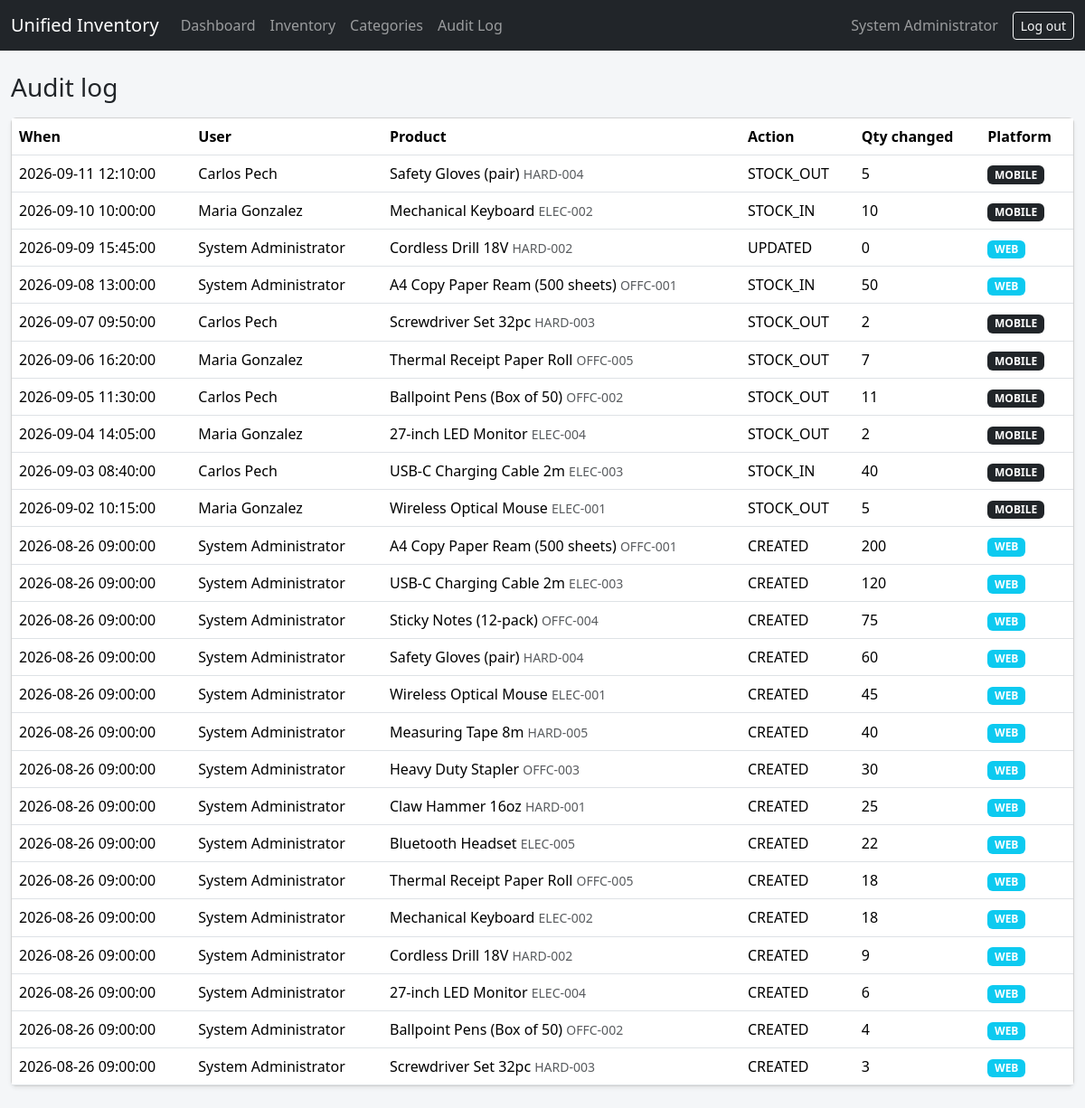
/php/logs.php (signed in), run on the app's committed database.
### tables this page shows
CREATE TABLE `stock_logs` (
  `id`               INT UNSIGNED NOT NULL AUTO_INCREMENT,
  `product_id`       INT UNSIGNED NOT NULL,
  `user_id`          INT UNSIGNED NOT NULL,
  `action_type`      ENUM('CREATED','STOCK_IN','STOCK_OUT','UPDATED','DELETED') NOT NULL,
  `quantity_changed` INT NOT NULL DEFAULT 0,
  `platform`         ENUM('WEB','MOBILE') NOT NULL,
  `created_at`       TIMESTAMP NOT NULL DEFAULT CURRENT_TIMESTAMP,
  PRIMARY KEY (`id`),
  KEY `idx_logs_product` (`product_id`),
  KEY `idx_logs_user` (`user_id`),
  KEY `idx_logs_created` (`created_at`),
  CONSTRAINT `fk_logs_product`
    FOREIGN KEY (`product_id`) REFERENCES `products` (`id`)
    ON DELETE CASCADE ON UPDATE CASCADE,
  CONSTRAINT `fk_logs_user`
    FOREIGN KEY (`user_id`) REFERENCES `users` (`id`)
    ON DELETE RESTRICT ON UPDATE CASCADE
);

CREATE TABLE `users` (
  `id`            INT UNSIGNED NOT NULL AUTO_INCREMENT,
  `full_name`     VARCHAR(100) NOT NULL,
  `email`         VARCHAR(150) NOT NULL,
  `password_hash` VARCHAR(255) NOT NULL COMMENT 'Created with PHP password_hash()',
  `role`          ENUM('admin','staff') NOT NULL DEFAULT 'staff',
  `created_at`    TIMESTAMP NOT NULL DEFAULT CURRENT_TIMESTAMP,
  PRIMARY KEY (`id`),
  UNIQUE KEY `uq_users_email` (`email`),
  KEY `idx_users_role` (`role`)
);

CREATE TABLE `products` (
  `id`                  INT UNSIGNED NOT NULL AUTO_INCREMENT,
  `category_id`         INT UNSIGNED NOT NULL,
  `sku`                 VARCHAR(50)  NOT NULL,
  `name`                VARCHAR(150) NOT NULL,
  `description`         TEXT NULL,
  `unit_price`          DECIMAL(10,2) NOT NULL DEFAULT 0.00,
  `quantity`            INT NOT NULL DEFAULT 0,
  `min_stock_threshold` INT NOT NULL DEFAULT 5 COMMENT 'Low-stock alert when quantity < this value',
  `image_path`          VARCHAR(255) NULL COMMENT 'Relative path e.g. uploads/products/item_101.jpg',
  `updated_at`          TIMESTAMP NOT NULL DEFAULT CURRENT_TIMESTAMP ON UPDATE CURRENT_TIMESTAMP,
  PRIMARY KEY (`id`),
  UNIQUE KEY `uq_products_sku` (`sku`),
  KEY `idx_products_category` (`category_id`),
  KEY `idx_products_name` (`name`),
  KEY `idx_products_stock` (`quantity`, `min_stock_threshold`),
  CONSTRAINT `fk_products_category`
    FOREIGN KEY (`category_id`) REFERENCES `categories` (`id`)
    ON DELETE RESTRICT ON UPDATE CASCADE,
  CONSTRAINT `chk_products_price`    CHECK (`unit_price` >= 0),
  CONSTRAINT `chk_products_quantity` CHECK (`quantity` >= 0),
  CONSTRAINT `chk_products_min`      CHECK (`min_stock_threshold` >= 0)
);

### php/core/db.php (called while the page is built, shortened)
<?php
function h($text) {
    return htmlspecialchars($text ?? '', ENT_QUOTES, 'UTF-8');
}
function run_query($conn, $sql, $types = '', $params = []) {
    $stmt = $conn->prepare($sql);
    $stmt->execute();
    return $stmt;
}

### php/logs.php (the view)
<?php
include 'php/core/header.php';
$logs = run_query($conn, "SELECT l.*, p.name AS product_name, p.sku, u.full_name
        FROM stock_logs l
        JOIN products p ON l.product_id = p.id
        JOIN users u ON l.user_id = u.id
        ORDER BY l.created_at DESC, l.id DESC LIMIT 300")->get_result();
?>
<h3 class="mb-3">Audit log</h3>
<div class="card shadow-sm"><div class="table-responsive">
<table class="table align-middle mb-0">
  <thead><tr><th>When</th><th>User</th><th>Product</th><th>Action</th><th>Qty changed</th><th>Platform</th></tr></thead>
  <tbody>
  <?php while ($l = $logs->fetch_assoc()) { ?>
    <tr>
      <td><?php echo $l['created_at']; ?></td>
      <td><?php echo h($l['full_name']); ?></td>
      <td><?php echo h($l['product_name']); ?> <small class="text-muted"><?php echo h($l['sku']); ?></small></td>
      <td><?php echo $l['action_type']; ?></td>
      <td><?php echo $l['quantity_changed']; ?></td>
      <td><span class="badge bg-<?php echo $l['platform'] == 'WEB' ? 'info' : 'dark'; ?>"><?php echo $l['platform']; ?></span></td>
    </tr>
  <?php } ?>
  </tbody>
</table>
</div></div>
<?php include 'php/core/footer.php'; ?>

### css/style.css (style rules this page uses)
body { background: #f4f6f8; }

### data on the page
stock_logs: created_at "2026-09-11 12:10:00", user.full_name "Carlos Pech", product.name "Safety Gloves (pair)", product.sku "HARD-004", action_type "STOCK_OUT", quantity_changed "5", platform "MOBILE"
stock_logs: created_at "2026-09-10 10:00:00", user.full_name "Maria Gonzalez", product.name "Mechanical Keyboard", product.sku "ELEC-002", action_type "STOCK_IN", quantity_changed "10", platform "MOBILE"
stock_logs: created_at "2026-09-09 15:45:00", user.full_name "System Administrator", product.name "Cordless Drill 18V", product.sku "HARD-002", action_type "UPDATED", quantity_changed "0", platform "WEB"
stock_logs: created_at "2026-09-08 13:00:00", user.full_name "System Administrator", product.name "A4 Copy Paper Ream (500 sheets)", product.sku "OFFC-001", action_type "STOCK_IN", quantity_changed "50", platform "WEB"
stock_logs: created_at "2026-09-07 09:50:00", user.full_name "Carlos Pech", product.name "Screwdriver Set 32pc", product.sku "HARD-003", action_type "STOCK_OUT", quantity_changed "2", platform "MOBILE"
stock_logs: created_at "2026-09-06 16:20:00", user.full_name "Maria Gonzalez", product.name "Thermal Receipt Paper Roll", product.sku "OFFC-005", action_type "STOCK_OUT", quantity_changed "7", platform "MOBILE"
stock_logs: created_at "2026-09-05 11:30:00", user.full_name "Carlos Pech", product.name "Ballpoint Pens (Box of 50)", product.sku "OFFC-002", action_type "STOCK_OUT", quantity_changed "11", platform "MOBILE"
stock_logs: created_at "2026-09-04 14:05:00", user.full_name "Maria Gonzalez", product.name "27-inch LED Monitor", product.sku "ELEC-004", action_type "STOCK_OUT", quantity_changed "2", platform "MOBILE"
stock_logs: created_at "2026-09-03 08:40:00", user.full_name "Carlos Pech", product.name "USB-C Charging Cable 2m", product.sku "ELEC-003", action_type "STOCK_IN", quantity_changed "40", platform "MOBILE"
stock_logs: created_at "2026-09-02 10:15:00", user.full_name "Maria Gonzalez", product.name "Wireless Optical Mouse", product.sku "ELEC-001", action_type "STOCK_OUT", quantity_changed "5", platform "MOBILE"
stock_logs: created_at "2026-08-26 09:00:00", user.full_name "System Administrator", product.name "A4 Copy Paper Ream (500 sheets)", product.sku "OFFC-001", action_type "CREATED", quantity_changed "200", platform "WEB"
stock_logs: created_at "2026-08-26 09:00:00", user.full_name "System Administrator", product.name "USB-C Charging Cable 2m", product.sku "ELEC-003", action_type "CREATED", quantity_changed "120", platform "WEB"
stock_logs: created_at "2026-08-26 09:00:00", user.full_name "System Administrator", product.name "Sticky Notes (12-pack)", product.sku "OFFC-004", action_type "CREATED", quantity_changed "75", platform "WEB"
stock_logs: created_at "2026-08-26 09:00:00", user.full_name "System Administrator", product.name "Safety Gloves (pair)", product.sku "HARD-004", action_type "CREATED", quantity_changed "60", platform "WEB"
stock_logs: created_at "2026-08-26 09:00:00", user.full_name "System Administrator", product.name "Wireless Optical Mouse", product.sku "ELEC-001", action_type "CREATED", quantity_changed "45", platform "WEB"
stock_logs: created_at "2026-08-26 09:00:00", user.full_name "System Administrator", product.name "Measuring Tape 8m", product.sku "HARD-005", action_type "CREATED", quantity_changed "40", platform "WEB"
stock_logs: created_at "2026-08-26 09:00:00", user.full_name "System Administrator", product.name "Heavy Duty Stapler", product.sku "OFFC-003", action_type "CREATED", quantity_changed "30", platform "WEB"
stock_logs: created_at "2026-08-26 09:00:00", user.full_name "System Administrator", product.name "Claw Hammer 16oz", product.sku "HARD-001", action_type "CREATED", quantity_changed "25", platform "WEB"
stock_logs: created_at "2026-08-26 09:00:00", user.full_name "System Administrator", product.name "Bluetooth Headset", product.sku "ELEC-005", action_type "CREATED", quantity_changed "22", platform "WEB"
stock_logs: created_at "2026-08-26 09:00:00", user.full_name "System Administrator", product.name "Thermal Receipt Paper Roll", product.sku "OFFC-005", action_type "CREATED", quantity_changed "18", platform "WEB"
stock_logs: created_at "2026-08-26 09:00:00", user.full_name "System Administrator", product.name "Mechanical Keyboard", product.sku "ELEC-002", action_type "CREATED", quantity_changed "18", platform "WEB"
stock_logs: created_at "2026-08-26 09:00:00", user.full_name "System Administrator", product.name "Cordless Drill 18V", product.sku "HARD-002", action_type "CREATED", quantity_changed "9", platform "WEB"
stock_logs: created_at "2026-08-26 09:00:00", user.full_name "System Administrator", product.name "27-inch LED Monitor", product.sku "ELEC-004", action_type "CREATED", quantity_changed "6", platform "WEB"
stock_logs: created_at "2026-08-26 09:00:00", user.full_name "System Administrator", product.name "Ballpoint Pens (Box of 50)", product.sku "OFFC-002", action_type "CREATED", quantity_changed "4", platform "WEB"
stock_logs: created_at "2026-08-26 09:00:00", user.full_name "System Administrator", product.name "Screwdriver Set 32pc", product.sku "HARD-003", action_type "CREATED", quantity_changed "3", platform "WEB"

### other printed values
$_SESSION['full_name'] "System Administrator"
